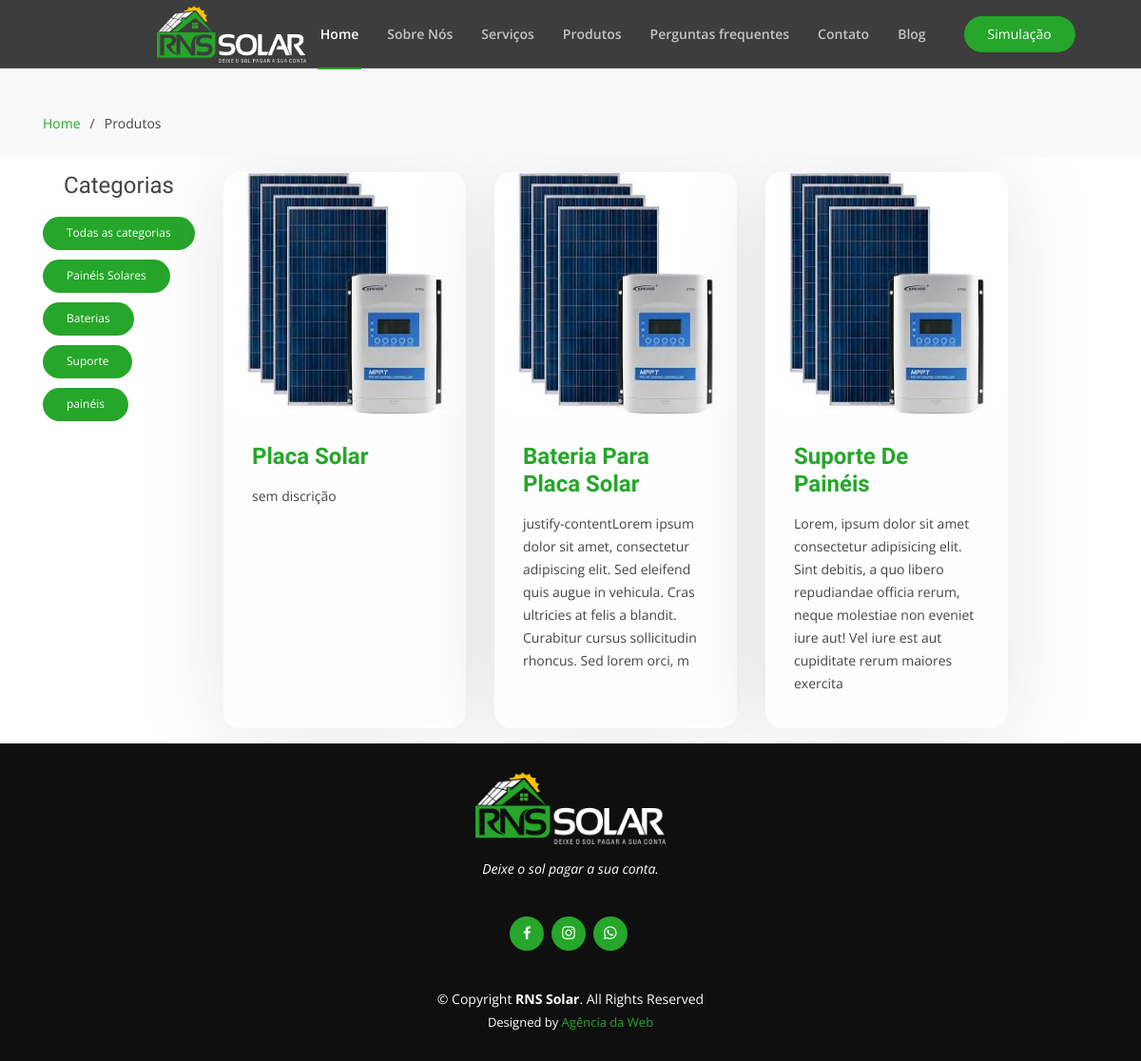
/produtos/, run on the app's committed database.
### products/models.py (models this page shows, shortened)
class Category(models.Model):
    name = models.CharField(max_length=200, unique=True)

class Product(models.Model):
    image =models.ImageField(upload_to='img_products', blank= True)
    title = models.CharField(max_length=200, unique= True)
    slug = models.SlugField(max_length=200,  unique= True)
    discripition = models.TextField()
    category = models.ForeignKey(Category, on_delete=models.CASCADE)

### products/views.py (the view)
# urls.py: path('', views.products_view, name='products_view'),
def products_view(request):
    context = {
        'categorys': Category.objects.all(),
        'products': Product.objects.all()
    }
    return render(request, "produtos.html", context)

### templates/produtos.html (shortened to what this page needs)
{% extends "base.html" %}
{% block content %}
{% load static %}
<header id="header" class="fixed-top header-inner-pages">
  {% include "navbar.html" %}
</header>
<section id="breadcrumbs" class="breadcrumbs">
  <div class="container" style="margin-top: 2rem;">
    <ol>
      <li><a href="/">Home</a></li>
      {% if category %}
        <li><a href="/produtos">Produtos</a></li>
        <li>{{ category.name }}</li>
      {% else %}
        <li>Produtos</li>
      {% endif %}
    </ol>
  </div>
</section>
<section id="produtos" class="produtos">
  <div class="container">
    <div class="row">
      <div class="col-md-2">
        <h4 class="text-center">Categorias</h4>
        <dl>
          <dt><a href="/produtos"><button>Todas as categorias</button></a></dt>
          {% for category in categorys %}
          <a href="{% url 'by_category' category.id %}"><dt><button>{{ category.name }}</button></dt></a>
          {% endfor %}
        </dl>
      </div>
      {% if products %}
        {% for product in products %}
          <div class="col-lg-3 col-md-4 d-flex align-items-stretch">
            <div class="icon-box">
              <a href="{% url 'product_details' product.slug product.id  %}">
              <img src="{{ product.image.url }}" class="img-box-teste">
              <div style="  padding: 30px; ">
                <h4>{{ product.title|title }}</h4></a>
                <p>{{product.discripition|slice:":200" }}</p>
              </div>
            </div>
          </div>
        {% endfor %}
      {% else %}
        <div class="col-md" align="center">
            <h3>Sem Produtos</h3>
        </div>
      {% endif %}
</section>
{% include "footer.html" %}
{% endblock %}

### static/assets/css/style.css (style rules this page uses)
body { font-family: "Open Sans", sans-serif; color: #444444; }
a { color: #26a62a; }
h1, h2, h3, h4, h5, h6 { font-family: "Raleway", sans-serif; }
#header { transition: all 0.5s; z-index: 997; border-bottom: 1px solid rgba(255, 255, 255, 0.1); }
#header.header-scrolled, #header.header-inner-pages { background: rgba(40, 40, 40, 0.9); }
section { padding: 1rem; overflow: hidden; }
.breadcrumbs { padding: 15px 0; background: #f9f9f9; min-height: 40px; margin-top: 72px; }
.breadcrumbs ol { display: flex; flex-wrap: wrap; list-style: none; padding: 0 0 10px 0; margin: 0; font-size: 14px; }
.breadcrumbs ol li + li { padding-left: 10px; }
.breadcrumbs ol li + li::before { display: inline-block; padding-right: 10px; color: #424242; content: "/"; }

### static/assets/css/products.css (style rules this page uses)
.produtos .icon-box { transition: all ease-in-out 0.3s; background: #fefefe; box-shadow: 0px 5px 90px 0px rgba(82, 86, 88, 0.150); border-radius: 18px; border-bottom: 5px solid #fff; }
.produtos .img-box-teste { width: 100%; border-radius: 18px; opacity: 100%; }
.produtos .icon-box h4 { font-weight: 700; margin-bottom: 15px; font-size: 24px; }
.produtos .icon-box p { line-height: 24px; font-size: 14px; margin-bottom: 0; }
.produtos button { background: #26a62a; border: 0; margin-top: 10px; padding: 8px 25px 9px 25px; color: #fff; transition: 0.4s; border-radius: 50px; font-size: 12px; display: inline-block; }

### data on the page
Category: name "Painéis Solares"
Category: name "Baterias"
Category: name "Suporte"
Category: name "painéis"
Product: image (picture), title "Placa Solar", discripition "sem discrição"
Product: image (picture), title "Bateria Para Placa Solar", discripition "justify-contentLorem ipsum dolor sit amet, consectetur adipiscing elit. Sed eleifend quis augue in vehicula. Cras ultricies at felis a blandit. Curabitur cursus sollicitudin rhoncus. Sed lorem orci, m"
Product: image (picture), title "Suporte De Painéis", discripition "Lorem, ipsum dolor sit amet consectetur adipisicing elit. Sint debitis, a quo libero repudiandae officia rerum, neque molestiae non eveniet iure aut! Vel iure est aut cupiditate rerum maiores exercita"
